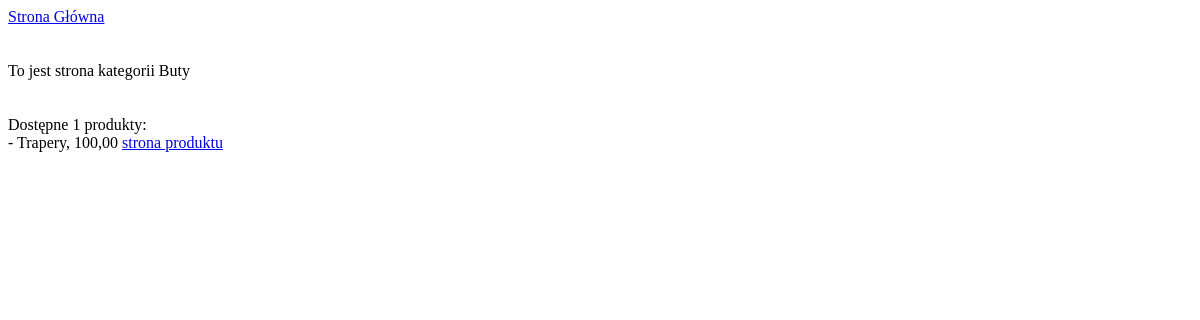
The app's page /category-5/, older data.
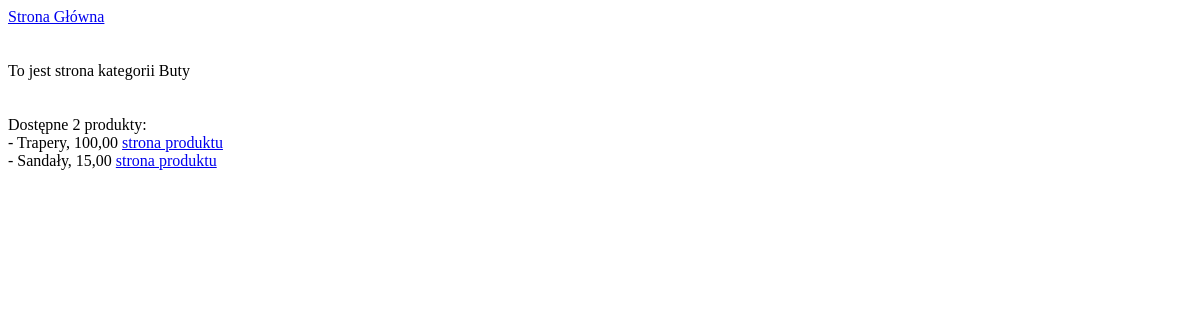
The same page, newer data.
### products/models.py (models this page shows, shortened)
class Category(models.Model):
    name = models.CharField(max_length=255)
    description = models.TextField()
    def __str__(self):
        return f"{self.name}"

class Product(models.Model):
    category = models.ForeignKey("Category", on_delete=models.CASCADE)
    name = models.CharField(max_length=255)
    price = models.DecimalField(max_digits=8, decimal_places=2)
    description = models.TextField()

### products/views.py (the view)
# urls.py: path('category-<int:category_id>/', views.category_view, name='category'),
def category_view(request, category_id):
    try:
        category = Category.objects.get(id=category_id)
        print(f'{category=}')
        products = Product.objects.filter(category=category)
    except Category.DoesNotExist or Product.DoesNotExist:
        raise Http404
    return render(request, "category.html", {
        "products": products,
        "category": category,
    })

### products/templates/category.html (shortened to what this page needs)
<a href="{% url 'home' %}">Strona Główna</a>
To jest strona kategorii {{ category.name }}
Dostępne {{ products.count }} produkty:<br/>
{% for product in products %}
    - {{ product.name }}, {{ product.price }}
    <a href="{% url 'product' product.id %}">strona produktu</a>
{% endfor %}

Row changes from the older to the newer data that the page shows:
added Product: name "Sandały", price "15,00"
Text that changed along with them:
{{ products.count }}: "1" → "2"
